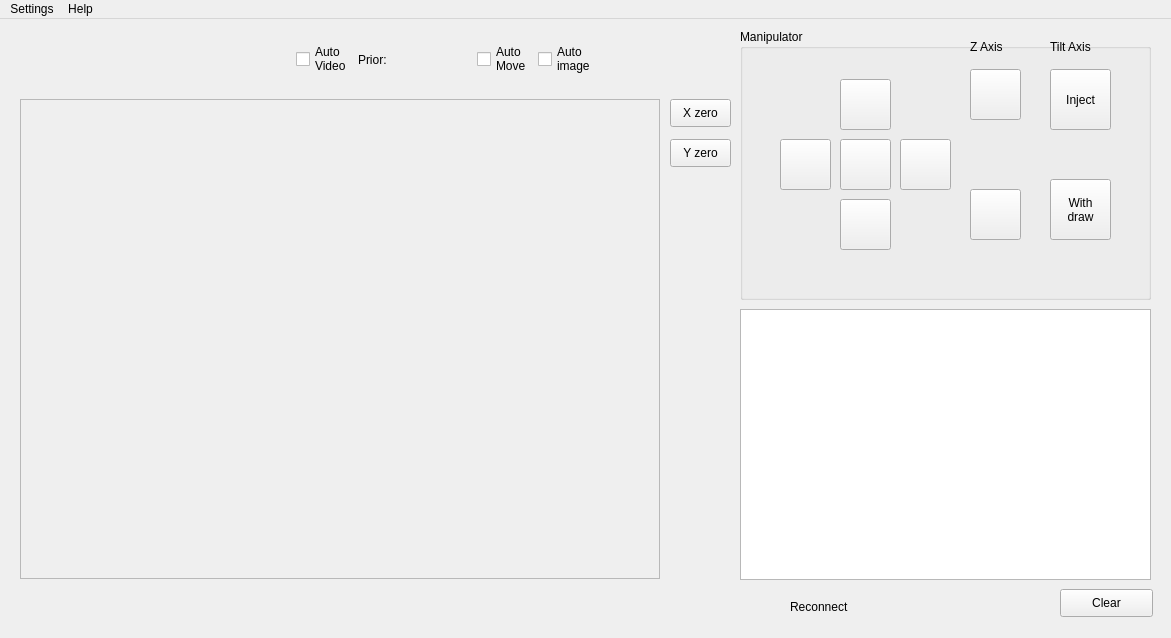
<?xml version="1.0" encoding="UTF-8"?>
<ui version="4.0">
 <class>MainWindow</class>
 <widget class="QMainWindow" name="MainWindow">
  <property name="geometry">
   <rect>
    <x>0</x>
    <y>0</y>
    <width>1171</width>
    <height>638</height>
   </rect>
  </property>
  <property name="mouseTracking">
   <bool>true</bool>
  </property>
  <property name="focusPolicy">
   <enum>Qt::StrongFocus</enum>
  </property>
  <property name="windowTitle">
   <string>Microrobotic system</string>
  </property>
  <widget class="QWidget" name="centralwidget">
   <property name="mouseTracking">
    <bool>true</bool>
   </property>
   <property name="focusPolicy">
    <enum>Qt::NoFocus</enum>
   </property>
   <widget class="QGroupBox" name="MP">
    <property name="geometry">
     <rect>
      <x>740</x>
      <y>10</y>
      <width>411</width>
      <height>271</height>
     </rect>
    </property>
    <property name="title">
     <string>Manipulator</string>
    </property>
    <widget class="QPushButton" name="inject">
     <property name="geometry">
      <rect>
       <x>310</x>
       <y>40</y>
       <width>61</width>
       <height>61</height>
      </rect>
     </property>
     <property name="focusPolicy">
      <enum>Qt::NoFocus</enum>
     </property>
     <property name="text">
      <string>Inject</string>
     </property>
    </widget>
    <widget class="QPushButton" name="down">
     <property name="geometry">
      <rect>
       <x>230</x>
       <y>160</y>
       <width>51</width>
       <height>51</height>
      </rect>
     </property>
     <property name="focusPolicy">
      <enum>Qt::NoFocus</enum>
     </property>
     <property name="text">
      <string/>
     </property>
     <property name="icon">
      <iconset>
       <normaloff>icons/down.png</normaloff>icons/down.png</iconset>
     </property>
    </widget>
    <widget class="QPushButton" name="right">
     <property name="geometry">
      <rect>
       <x>160</x>
       <y>110</y>
       <width>51</width>
       <height>51</height>
      </rect>
     </property>
     <property name="focusPolicy">
      <enum>Qt::NoFocus</enum>
     </property>
     <property name="text">
      <string/>
     </property>
     <property name="icon">
      <iconset>
       <normaloff>icons/向右.png</normaloff>icons/向右.png</iconset>
     </property>
    </widget>
    <widget class="QPushButton" name="back">
     <property name="geometry">
      <rect>
       <x>100</x>
       <y>170</y>
       <width>51</width>
       <height>51</height>
      </rect>
     </property>
     <property name="focusPolicy">
      <enum>Qt::NoFocus</enum>
     </property>
     <property name="text">
      <string/>
     </property>
     <property name="icon">
      <iconset>
       <normaloff>icons/down.png</normaloff>icons/down.png</iconset>
     </property>
    </widget>
    <widget class="QPushButton" name="up">
     <property name="geometry">
      <rect>
       <x>230</x>
       <y>40</y>
       <width>51</width>
       <height>51</height>
      </rect>
     </property>
     <property name="focusPolicy">
      <enum>Qt::NoFocus</enum>
     </property>
     <property name="text">
      <string/>
     </property>
     <property name="icon">
      <iconset>
       <normaloff>icons/向上 (1).png</normaloff>icons/向上 (1).png</iconset>
     </property>
    </widget>
    <widget class="QLabel" name="piptitte">
     <property name="geometry">
      <rect>
       <x>310</x>
       <y>10</y>
       <width>72</width>
       <height>15</height>
      </rect>
     </property>
     <property name="text">
      <string>Tilt Axis</string>
     </property>
    </widget>
    <widget class="QPushButton" name="left">
     <property name="geometry">
      <rect>
       <x>40</x>
       <y>110</y>
       <width>51</width>
       <height>51</height>
      </rect>
     </property>
     <property name="focusPolicy">
      <enum>Qt::NoFocus</enum>
     </property>
     <property name="text">
      <string/>
     </property>
     <property name="icon">
      <iconset>
       <normaloff>icons/向左.png</normaloff>icons/向左.png</iconset>
     </property>
    </widget>
    <widget class="QLabel" name="Z">
     <property name="geometry">
      <rect>
       <x>230</x>
       <y>10</y>
       <width>51</width>
       <height>16</height>
      </rect>
     </property>
     <property name="text">
      <string>Z Axis</string>
     </property>
    </widget>
    <widget class="QPushButton" name="withddraw">
     <property name="geometry">
      <rect>
       <x>310</x>
       <y>150</y>
       <width>61</width>
       <height>61</height>
      </rect>
     </property>
     <property name="focusPolicy">
      <enum>Qt::NoFocus</enum>
     </property>
     <property name="text">
      <string>With
draw</string>
     </property>
    </widget>
    <widget class="QPushButton" name="forward">
     <property name="geometry">
      <rect>
       <x>100</x>
       <y>50</y>
       <width>51</width>
       <height>51</height>
      </rect>
     </property>
     <property name="focusPolicy">
      <enum>Qt::NoFocus</enum>
     </property>
     <property name="text">
      <string/>
     </property>
     <property name="icon">
      <iconset>
       <normaloff>icons/向上 (1).png</normaloff>icons/向上 (1).png</iconset>
     </property>
    </widget>
    <widget class="QPushButton" name="home">
     <property name="geometry">
      <rect>
       <x>100</x>
       <y>110</y>
       <width>51</width>
       <height>51</height>
      </rect>
     </property>
     <property name="focusPolicy">
      <enum>Qt::NoFocus</enum>
     </property>
     <property name="text">
      <string/>
     </property>
     <property name="icon">
      <iconset>
       <normaloff>icons/home.png</normaloff>icons/home.png</iconset>
     </property>
     <property name="iconSize">
      <size>
       <width>40</width>
       <height>40</height>
      </size>
     </property>
    </widget>
    <widget class="QPushButton" name="sutterStop">
     <property name="geometry">
      <rect>
       <x>0</x>
       <y>220</y>
       <width>51</width>
       <height>51</height>
      </rect>
     </property>
     <property name="focusPolicy">
      <enum>Qt::NoFocus</enum>
     </property>
     <property name="text">
      <string/>
     </property>
     <property name="icon">
      <iconset>
       <normaloff>icons/050-stop.png</normaloff>icons/050-stop.png</iconset>
     </property>
     <property name="iconSize">
      <size>
       <width>45</width>
       <height>45</height>
      </size>
     </property>
     <property name="flat">
      <bool>true</bool>
     </property>
    </widget>
   </widget>
   <widget class="QTextEdit" name="messagbox">
    <property name="geometry">
     <rect>
      <x>740</x>
      <y>290</y>
      <width>411</width>
      <height>271</height>
     </rect>
    </property>
    <property name="mouseTracking">
     <bool>false</bool>
    </property>
    <property name="focusPolicy">
     <enum>Qt::NoFocus</enum>
    </property>
    <property name="acceptDrops">
     <bool>false</bool>
    </property>
   </widget>
   <widget class="QPushButton" name="clear">
    <property name="geometry">
     <rect>
      <x>1060</x>
      <y>570</y>
      <width>93</width>
      <height>28</height>
     </rect>
    </property>
    <property name="focusPolicy">
     <enum>Qt::NoFocus</enum>
    </property>
    <property name="text">
     <string>Clear</string>
    </property>
   </widget>
   <widget class="QLabel" name="coordinate">
    <property name="geometry">
     <rect>
      <x>30</x>
      <y>590</y>
      <width>341</width>
      <height>16</height>
     </rect>
    </property>
    <property name="text">
     <string/>
    </property>
   </widget>
   <widget class="QPushButton" name="refresh">
    <property name="geometry">
     <rect>
      <x>740</x>
      <y>560</y>
      <width>51</width>
      <height>51</height>
     </rect>
    </property>
    <property name="focusPolicy">
     <enum>Qt::NoFocus</enum>
    </property>
    <property name="text">
     <string/>
    </property>
    <property name="icon">
     <iconset>
      <normaloff>icons/刷新.png</normaloff>icons/刷新.png</iconset>
    </property>
    <property name="iconSize">
     <size>
      <width>30</width>
      <height>30</height>
     </size>
    </property>
    <property name="flat">
     <bool>true</bool>
    </property>
   </widget>
   <widget class="QLabel" name="label">
    <property name="geometry">
     <rect>
      <x>790</x>
      <y>580</y>
      <width>161</width>
      <height>16</height>
     </rect>
    </property>
    <property name="text">
     <string>Reconnect</string>
    </property>
   </widget>
   <widget class="QLabel" name="Frame">
    <property name="geometry">
     <rect>
      <x>20</x>
      <y>80</y>
      <width>640</width>
      <height>480</height>
     </rect>
    </property>
    <property name="cursor">
     <cursorShape>ArrowCursor</cursorShape>
    </property>
    <property name="mouseTracking">
     <bool>true</bool>
    </property>
    <property name="frameShape">
     <enum>QFrame::StyledPanel</enum>
    </property>
    <property name="text">
     <string/>
    </property>
    <property name="scaledContents">
     <bool>true</bool>
    </property>
   </widget>
   <widget class="QWidget" name="horizontalLayoutWidget">
    <property name="geometry">
     <rect>
      <x>0</x>
      <y>10</y>
      <width>714</width>
      <height>61</height>
     </rect>
    </property>
    <layout class="QHBoxLayout" name="horizontalLayout">
     <item>
      <widget class="QPushButton" name="save">
       <property name="enabled">
        <bool>true</bool>
       </property>
       <property name="focusPolicy">
        <enum>Qt::NoFocus</enum>
       </property>
       <property name="text">
        <string/>
       </property>
       <property name="icon">
        <iconset>
         <normaloff>icons/保存.png</normaloff>icons/保存.png</iconset>
       </property>
       <property name="iconSize">
        <size>
         <width>35</width>
         <height>35</height>
        </size>
       </property>
       <property name="flat">
        <bool>true</bool>
       </property>
      </widget>
     </item>
     <item>
      <widget class="QPushButton" name="capture">
       <property name="focusPolicy">
        <enum>Qt::NoFocus</enum>
       </property>
       <property name="text">
        <string/>
       </property>
       <property name="icon">
        <iconset>
         <normaloff>icons/ic_shot.png</normaloff>icons/ic_shot.png</iconset>
       </property>
       <property name="iconSize">
        <size>
         <width>35</width>
         <height>35</height>
        </size>
       </property>
       <property name="flat">
        <bool>true</bool>
       </property>
      </widget>
     </item>
     <item>
      <widget class="QPushButton" name="start">
       <property name="focusPolicy">
        <enum>Qt::NoFocus</enum>
       </property>
       <property name="text">
        <string/>
       </property>
       <property name="icon">
        <iconset>
         <normaloff>icons/视频.png</normaloff>icons/视频.png</iconset>
       </property>
       <property name="iconSize">
        <size>
         <width>35</width>
         <height>35</height>
        </size>
       </property>
       <property name="flat">
        <bool>true</bool>
       </property>
      </widget>
     </item>
     <item>
      <widget class="QPushButton" name="record">
       <property name="focusPolicy">
        <enum>Qt::NoFocus</enum>
       </property>
       <property name="text">
        <string/>
       </property>
       <property name="icon">
        <iconset>
         <normaloff>icons/Record.png</normaloff>icons/Record.png</iconset>
       </property>
       <property name="iconSize">
        <size>
         <width>35</width>
         <height>35</height>
        </size>
       </property>
       <property name="autoDefault">
        <bool>false</bool>
       </property>
       <property name="flat">
        <bool>true</bool>
       </property>
      </widget>
     </item>
     <item>
      <widget class="QPushButton" name="stop">
       <property name="focusPolicy">
        <enum>Qt::NoFocus</enum>
       </property>
       <property name="text">
        <string/>
       </property>
       <property name="icon">
        <iconset>
         <normaloff>icons/stop.png</normaloff>icons/stop.png</iconset>
       </property>
       <property name="iconSize">
        <size>
         <width>35</width>
         <height>35</height>
        </size>
       </property>
       <property name="flat">
        <bool>true</bool>
       </property>
      </widget>
     </item>
     <item>
      <widget class="QCheckBox" name="AutoRecord">
       <property name="mouseTracking">
        <bool>false</bool>
       </property>
       <property name="focusPolicy">
        <enum>Qt::NoFocus</enum>
       </property>
       <property name="text">
        <string>Auto
Video</string>
       </property>
      </widget>
     </item>
     <item>
      <widget class="QLabel" name="Prior">
       <property name="text">
        <string>Prior:</string>
       </property>
      </widget>
     </item>
     <item>
      <widget class="QPushButton" name="Priorhome">
       <property name="focusPolicy">
        <enum>Qt::NoFocus</enum>
       </property>
       <property name="text">
        <string/>
       </property>
       <property name="icon">
        <iconset>
         <normaloff>icons/home.png</normaloff>icons/home.png</iconset>
       </property>
       <property name="iconSize">
        <size>
         <width>40</width>
         <height>40</height>
        </size>
       </property>
       <property name="flat">
        <bool>true</bool>
       </property>
      </widget>
     </item>
     <item>
      <widget class="QCheckBox" name="priorAutoMove">
       <property name="text">
        <string>Auto
Move</string>
       </property>
      </widget>
     </item>
     <item>
      <widget class="QCheckBox" name="priorAutoImage">
       <property name="text">
        <string>Auto
image</string>
       </property>
      </widget>
     </item>
     <item>
      <widget class="QPushButton" name="priorGoto">
       <property name="focusPolicy">
        <enum>Qt::NoFocus</enum>
       </property>
       <property name="text">
        <string/>
       </property>
       <property name="icon">
        <iconset>
         <normaloff>icons/goto.png</normaloff>icons/goto.png</iconset>
       </property>
       <property name="iconSize">
        <size>
         <width>35</width>
         <height>35</height>
        </size>
       </property>
       <property name="flat">
        <bool>true</bool>
       </property>
      </widget>
     </item>
     <item>
      <widget class="QPushButton" name="priorStop">
       <property name="focusPolicy">
        <enum>Qt::NoFocus</enum>
       </property>
       <property name="text">
        <string/>
       </property>
       <property name="icon">
        <iconset>
         <normaloff>icons/050-stop.png</normaloff>icons/050-stop.png</iconset>
       </property>
       <property name="iconSize">
        <size>
         <width>40</width>
         <height>40</height>
        </size>
       </property>
       <property name="flat">
        <bool>true</bool>
       </property>
      </widget>
     </item>
    </layout>
   </widget>
   <widget class="QPushButton" name="priorPx">
    <property name="geometry">
     <rect>
      <x>670</x>
      <y>80</y>
      <width>61</width>
      <height>28</height>
     </rect>
    </property>
    <property name="text">
     <string>X zero</string>
    </property>
   </widget>
   <widget class="QPushButton" name="priorPy">
    <property name="geometry">
     <rect>
      <x>670</x>
      <y>120</y>
      <width>61</width>
      <height>28</height>
     </rect>
    </property>
    <property name="text">
     <string>Y zero</string>
    </property>
   </widget>
  </widget>
  <widget class="QMenuBar" name="menuBar">
   <property name="geometry">
    <rect>
     <x>0</x>
     <y>0</y>
     <width>1171</width>
     <height>26</height>
    </rect>
   </property>
   <widget class="QMenu" name="menuSettings">
    <property name="title">
     <string>Settings</string>
    </property>
    <addaction name="actionPrior_controller"/>
    <addaction name="actionSutter_MP285"/>
    <addaction name="actionBasler_camera"/>
    <addaction name="actionDevices_connections"/>
   </widget>
   <widget class="QMenu" name="menuHelp">
    <property name="title">
     <string>Help</string>
    </property>
   </widget>
   <addaction name="menuSettings"/>
   <addaction name="menuHelp"/>
  </widget>
  <action name="actionPrior_controller">
   <property name="text">
    <string>Prior controller</string>
   </property>
  </action>
  <action name="actionSutter_MP285">
   <property name="text">
    <string>Sutter MP285</string>
   </property>
  </action>
  <action name="actionBasler_camera">
   <property name="text">
    <string>Basler camera</string>
   </property>
  </action>
  <action name="actionDevices_connections">
   <property name="text">
    <string>Devices connections</string>
   </property>
  </action>
 </widget>
 <tabstops>
  <tabstop>stop</tabstop>
  <tabstop>forward</tabstop>
  <tabstop>right</tabstop>
  <tabstop>back</tabstop>
  <tabstop>left</tabstop>
  <tabstop>up</tabstop>
  <tabstop>down</tabstop>
  <tabstop>inject</tabstop>
  <tabstop>withddraw</tabstop>
  <tabstop>messagbox</tabstop>
  <tabstop>clear</tabstop>
 </tabstops>
 <resources/>
 <connections>
  <connection>
   <sender>clear</sender>
   <signal>clicked()</signal>
   <receiver>messagbox</receiver>
   <slot>clear()</slot>
   <hints>
    <hint type="sourcelabel">
     <x>1056</x>
     <y>603</y>
    </hint>
    <hint type="destinationlabel">
     <x>911</x>
     <y>553</y>
    </hint>
   </hints>
  </connection>
 </connections>
</ui>
